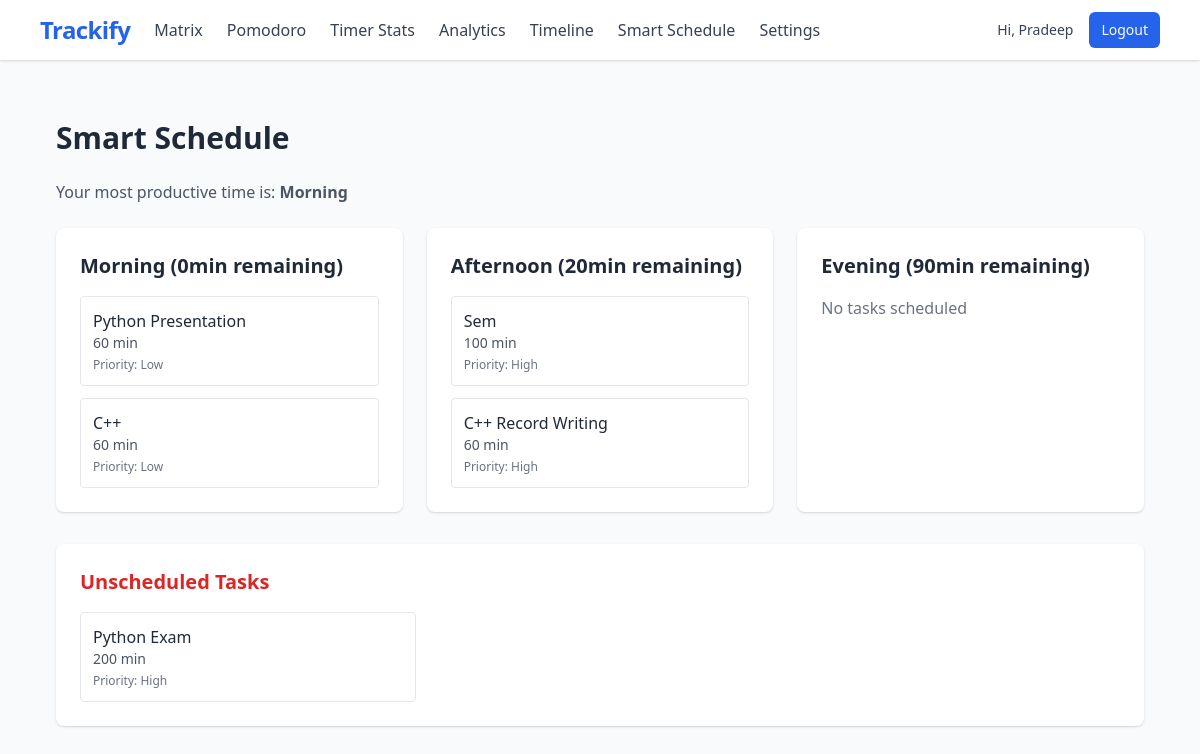
/planner/smart-schedule/ (signed in), run on the app's committed database.
### planner/models.py (models this page shows, shortened)
class UserSettings(models.Model):
    TIME_CHOICES = [
        ('MORNING', 'Morning (5AM-12PM)'),
        ('AFTERNOON', 'Afternoon (12PM-5PM)'),
        ('EVENING', 'Evening (5PM-12AM)'),
        ('NIGHT', 'Night (12AM-5AM)'),
    ]
    user = models.OneToOneField(User, on_delete=models.CASCADE, related_name='settings')
    work_duration = models.PositiveIntegerField(
        default=25,
        validators=[MinValueValidator(5), MaxValueValidator(120)],
        help_text="Work duration in minutes"
    )
    short_break_duration = models.PositiveIntegerField(
        default=5,
        validators=[MinValueValidator(1), MaxValueValidator(30)],
        help_text="Short break duration in minutes"
    )
    long_break_duration = models.PositiveIntegerField(
        default=15,
        validators=[MinValueValidator(5), MaxValueValidator(60)],
        help_text="Long break duration in minutes"
    )
    long_break_interval = models.PositiveIntegerField(
        default=4,
        validators=[MinValueValidator(1), MaxValueValidator(10)],
        help_text="Number of work sessions before long break"
    )
    most_productive_time = models.CharField(
        max_length=10,
        choices=TIME_CHOICES,
        default='MORNING'
    )
    enable_dark_mode = models.BooleanField(default=False)
    enable_sounds = models.BooleanField(default=True)
    daily_goal = models.PositiveIntegerField(
        default=120,
        validators=[MinValueValidator(15), MaxValueValidator(600)],
        help_text="Daily study goal in minutes"
    )
    weekly_goal = models.PositiveIntegerField(
        default=600,
        validators=[MinValueValidator(60), MaxValueValidator(3000)],
        help_text="Weekly study goal in minutes"
    )
    class Meta:
        verbose_name = 'User Settings'
        verbose_name_plural = 'User Settings'

class Task(models.Model):
    PRIORITY_CHOICES = [
        ('H', 'High'),
        ('M', 'Medium'),
        ('L', 'Low'),
    ]
    CATEGORY_CHOICES = [
        ('STUDY', 'Study'),
        ('WORK', 'Work'),
        ('PERSONAL', 'Personal'),
        ('HEALTH', 'Health'),
        ('OTHER', 'Other'),
    ]
    user = models.ForeignKey(User, on_delete=models.CASCADE, related_name='tasks')
    title = models.CharField(max_length=200)
    description = models.TextField(blank=True)
    category = models.CharField(max_length=10, choices=CATEGORY_CHOICES, default='STUDY')
    priority = models.CharField(max_length=1, choices=PRIORITY_CHOICES, default='M')
    due_date = models.DateTimeField(null=True, blank=True)
    estimated_duration = models.PositiveIntegerField(
        help_text="Estimated duration in minutes",
        default=60,
        validators=[MinValueValidator(1)]
    )
    completed = models.BooleanField(default=False)
    created_at = models.DateTimeField(auto_now_add=True)
    updated_at = models.DateTimeField(auto_now=True)
    class Meta:
        ordering = ['completed', '-priority', 'due_date']
        indexes = [
            models.Index(fields=['user', 'completed']),
            models.Index(fields=['priority']),
            models.Index(fields=['due_date']),
        ]

### planner/views.py (the view)
# urls.py: path('smart-schedule/', views.smart_schedule, name='smart-schedule'),
@login_required
def smart_schedule(request):
    tasks = Task.objects.filter(
        user=request.user,
        completed=False
    ).order_by('-priority', 'due_date')
    productive_time = request.user.settings.most_productive_time.lower()
    time_blocks = {
        'morning': {'duration': 120, 'tasks': []},
        'afternoon': {'duration': 180, 'tasks': []},
        'evening': {'duration': 90, 'tasks': []}
    }
    remaining_tasks = []
    for task in tasks:
        allocated = False
        if task.priority == 'H' and productive_time in time_blocks:
            if task.estimated_duration <= time_blocks[productive_time]['duration']:
                time_blocks[productive_time]['tasks'].append(task)
                time_blocks[productive_time]['duration'] -= task.estimated_duration
                allocated = True
        if not allocated:
            for block_name, block in time_blocks.items():
                if task.estimated_duration <= block['duration']:
                    block['tasks'].append(task)
                    block['duration'] -= task.estimated_duration
                    allocated = True
                    break
        if not allocated:
            remaining_tasks.append(task)
    return render(request, 'planner/smart_schedule.html', {
        'schedule': {
            'morning': time_blocks['morning']['tasks'],
            'afternoon': time_blocks['afternoon']['tasks'],
            'evening': time_blocks['evening']['tasks']
        },
        'remaining_time': {
            'morning': time_blocks['morning']['duration'],
            'afternoon': time_blocks['afternoon']['duration'],
            'evening': time_blocks['evening']['duration']
        },
        'remaining_tasks': remaining_tasks,
        'productive_time': productive_time
    })

### planner/context_processors.py (called while the page is built)
def settings_context(request):
    if request.user.is_authenticated:
        settings = UserSettings.objects.get_or_create(user=request.user)[0]
        return {
            'user_settings': settings,
        }
    return {}

### planner/templates/planner/smart_schedule.html
{% extends "planner/base.html" %}
{% block content %}
<div class="max-w-6xl mx-auto px-4 py-6">
    <h1 class="text-3xl font-bold mb-6">Smart Schedule</h1>
    <p class="mb-6 text-gray-600">Your most productive time is: <span class="font-semibold capitalize">{{ productive_time }}</span></p>
    <div class="grid grid-cols-1 md:grid-cols-3 gap-6 mb-8">
        <div class="bg-white rounded-lg shadow p-6">
            <h2 class="text-xl font-semibold mb-4">Morning ({{ remaining_time.morning }}min remaining)</h2>
            <div class="space-y-3">
                {% for task in schedule.morning %}
                <div class="border rounded p-3 hover:bg-gray-50">
                    <h3 class="font-medium">{{ task.title }}</h3>
                    <p class="text-sm text-gray-600">{{ task.estimated_duration }} min</p>
                    <p class="text-xs text-gray-500 mt-1">Priority: {{ task.get_priority_display }}</p>
                </div>
                {% empty %}
                <p class="text-gray-500">No tasks scheduled</p>
                {% endfor %}
            </div>
        </div>
        <div class="bg-white rounded-lg shadow p-6">
            <h2 class="text-xl font-semibold mb-4">Afternoon ({{ remaining_time.afternoon }}min remaining)</h2>
            <div class="space-y-3">
                {% for task in schedule.afternoon %}
                <div class="border rounded p-3 hover:bg-gray-50">
                    <h3 class="font-medium">{{ task.title }}</h3>
                    <p class="text-sm text-gray-600">{{ task.estimated_duration }} min</p>
                    <p class="text-xs text-gray-500 mt-1">Priority: {{ task.get_priority_display }}</p>
                </div>
                {% empty %}
                <p class="text-gray-500">No tasks scheduled</p>
                {% endfor %}
            </div>
        </div>
        <div class="bg-white rounded-lg shadow p-6">
            <h2 class="text-xl font-semibold mb-4">Evening ({{ remaining_time.evening }}min remaining)</h2>
            <div class="space-y-3">
                {% for task in schedule.evening %}
                <div class="border rounded p-3 hover:bg-gray-50">
                    <h3 class="font-medium">{{ task.title }}</h3>
                    <p class="text-sm text-gray-600">{{ task.estimated_duration }} min</p>
                    <p class="text-xs text-gray-500 mt-1">Priority: {{ task.get_priority_display }}</p>
                </div>
                {% empty %}
                <p class="text-gray-500">No tasks scheduled</p>
                {% endfor %}
            </div>
        </div>
    </div>
    {% if remaining_tasks %}
    <div class="bg-white rounded-lg shadow p-6">
        <h2 class="text-xl font-semibold mb-4 text-red-600">Unscheduled Tasks</h2>
        <div class="grid grid-cols-1 md:grid-cols-2 lg:grid-cols-3 gap-4">
            {% for task in remaining_tasks %}
            <div class="border rounded p-3 hover:bg-red-50">
                <h3 class="font-medium">{{ task.title }}</h3>
                <p class="text-sm text-gray-600">{{ task.estimated_duration }} min</p>
                <p class="text-xs text-gray-500 mt-1">Priority: {{ task.get_priority_display }}</p>
            </div>
            {% endfor %}
        </div>
    </div>
    {% endif %}
</div>
{% endblock %}

### planner/templates/planner/base.html (shortened to what this page needs)
{% load static %}
<!DOCTYPE html>
<html lang="en">
<head>
    <link href="https://cdn.jsdelivr.net/npm/tailwindcss@2.2.19/dist/tailwind.min.css" rel="stylesheet">
    <link href="{% static 'planner/css/styles.css' %}" rel="stylesheet">
    <link href="https://cdn.jsdelivr.net/npm/fullcalendar@5.10.1/main.min.css" rel="stylesheet">
</head>
<body class="bg-gray-50 font-sans text-gray-800">
    <nav class="bg-white shadow fixed top-0 left-0 right-0 z-50">
        <div class="max-w-6xl mx-auto px-4 py-3 flex justify-between items-center">
            <div class="flex space-x-6 items-center">
                <a href="{% url 'dashboard' %}" class="text-2xl font-extrabold text-blue-600 hover:text-blue-800 tracking-tight">Trackify</a>
                <a href="{% url 'eisenhower-matrix' %}" class="text-gray-700 hover:text-blue-600">Matrix</a>
                <a href="{% url 'pomodoro' %}" class="text-gray-700 hover:text-blue-600">Pomodoro</a>
                <a href="{% url 'timer-stats' %}" class="text-gray-700 hover:text-blue-600">Timer Stats</a>
                <a href="{% url 'analytics' %}" class="text-gray-700 hover:text-blue-600">Analytics</a>
                <a href="{% url 'task-timeline' %}" class="text-gray-700 hover:text-blue-600">Timeline</a>
                <a href="{% url 'smart-schedule' %}" class="text-gray-700 hover:text-blue-600">Smart Schedule</a>
                <a href="{% url 'user-settings' %}" class="text-gray-700 hover:text-blue-600">Settings</a>
            </div>
            <div class="flex items-center space-x-4">
                {% if user.is_authenticated %}
                    <span class="text-sm font-medium text-gray-700">Hi, {{ user.username }}</span>
                    <form action="{% url 'logout' %}" method="post" class="inline">
                        <button type="submit" class="px-3 py-2 text-sm font-medium text-white bg-blue-600 hover:bg-blue-700 rounded-md">Logout</button>
                    </form>
                {% else %}
                    <a href="{% url 'login' %}" class="px-3 py-2 text-sm font-medium text-gray-700 hover:bg-gray-100 rounded-md">Login</a>
                    <a href="{% url 'register' %}" class="px-3 py-2 text-sm font-medium text-white bg-blue-600 hover:bg-blue-700 rounded-md">Register</a>
                {% endif %}
            </div>
        </div>
    </nav>
    <main class="max-w-6xl mx-auto px-4 py-24">
        {% block content %}{% endblock %}
    </main>
</body>
</html>

### planner/static/planner/css/styles.css (style rules this page uses)
* { box-sizing: border-box; margin: 0; padding: 0; }
body { font-family: -apple-system, BlinkMacSystemFont, 'Segoe UI', Roboto, Oxygen, Ubuntu, Cantarell, sans-serif; line-height: 1.5; color: #333; background-color: #f9fafb; }
.mb-4 { margin-bottom: 1rem; }
.mb-6 { margin-bottom: 1.5rem; }
html, body, #calendar { height: 100% !important; width: 100% !important; overflow: visible !important; position: relative !important; }

### data on the page
UserSettings: most_productive_time "Morning"
Task: title "Python Presentation", estimated_duration "60", priority "Low"
Task: title "C++", estimated_duration "60", priority "Low"
Task: title "Sem", estimated_duration "100", priority "High"
Task: title "C++ Record Writing", estimated_duration "60", priority "High"
Task: title "Python Exam", estimated_duration "200", priority "High"

### other printed values
{{ user.username }} "Pradeep"
{{ remaining_time.morning }} "0"
{{ remaining_time.afternoon }} "20"
{{ remaining_time.evening }} "90"
